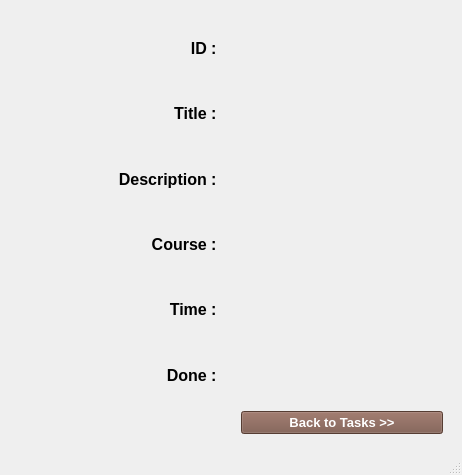
<?xml version="1.0" encoding="UTF-8"?>
<ui version="4.0">
 <class>MainWindow</class>
 <widget class="QMainWindow" name="MainWindow">
  <property name="geometry">
   <rect>
    <x>0</x>
    <y>0</y>
    <width>462</width>
    <height>475</height>
   </rect>
  </property>
  <property name="sizePolicy">
   <sizepolicy hsizetype="Fixed" vsizetype="Fixed">
    <horstretch>0</horstretch>
    <verstretch>0</verstretch>
   </sizepolicy>
  </property>
  <property name="windowTitle">
   <string>Detail</string>
  </property>
  <property name="windowIcon">
   <iconset>
    <normaloff>images/detail_icon.png</normaloff>images/detail_icon.png</iconset>
  </property>
  <widget class="QWidget" name="centralwidget">
   <property name="sizePolicy">
    <sizepolicy hsizetype="Fixed" vsizetype="Fixed">
     <horstretch>0</horstretch>
     <verstretch>0</verstretch>
    </sizepolicy>
   </property>
   <layout class="QGridLayout" name="gridLayout">
    <item row="0" column="0">
     <layout class="QGridLayout" name="gridLayout_2">
      <property name="leftMargin">
       <number>10</number>
      </property>
      <property name="topMargin">
       <number>10</number>
      </property>
      <property name="rightMargin">
       <number>10</number>
      </property>
      <property name="bottomMargin">
       <number>10</number>
      </property>
      <property name="horizontalSpacing">
       <number>20</number>
      </property>
      <property name="verticalSpacing">
       <number>7</number>
      </property>
      <item row="0" column="0">
       <widget class="QLabel" name="label_3">
        <property name="font">
         <font>
          <pointsize>12</pointsize>
          <bold>true</bold>
         </font>
        </property>
        <property name="text">
         <string>ID : </string>
        </property>
        <property name="alignment">
         <set>Qt::AlignmentFlag::AlignRight|Qt::AlignmentFlag::AlignTrailing|Qt::AlignmentFlag::AlignVCenter</set>
        </property>
       </widget>
      </item>
      <item row="4" column="1">
       <widget class="QLabel" name="time_label">
        <property name="font">
         <font>
          <pointsize>12</pointsize>
         </font>
        </property>
        <property name="text">
         <string/>
        </property>
       </widget>
      </item>
      <item row="7" column="0">
       <widget class="QLabel" name="label_5">
        <property name="font">
         <font>
          <pointsize>12</pointsize>
          <bold>true</bold>
         </font>
        </property>
        <property name="text">
         <string>Done : </string>
        </property>
        <property name="alignment">
         <set>Qt::AlignmentFlag::AlignRight|Qt::AlignmentFlag::AlignTrailing|Qt::AlignmentFlag::AlignVCenter</set>
        </property>
       </widget>
      </item>
      <item row="8" column="1">
       <widget class="QPushButton" name="back_btn">
        <property name="font">
         <font>
          <pointsize>10</pointsize>
          <bold>true</bold>
         </font>
        </property>
        <property name="styleSheet">
         <string notr="true">background-color: rgb(121, 85, 72);
color: rgb(255, 255, 255);</string>
        </property>
        <property name="text">
         <string>Back to Tasks &gt;&gt;</string>
        </property>
       </widget>
      </item>
      <item row="0" column="1">
       <widget class="QLabel" name="id_label">
        <property name="font">
         <font>
          <pointsize>12</pointsize>
         </font>
        </property>
        <property name="text">
         <string/>
        </property>
       </widget>
      </item>
      <item row="2" column="1">
       <widget class="QLabel" name="description_label">
        <property name="font">
         <font>
          <pointsize>12</pointsize>
         </font>
        </property>
        <property name="text">
         <string/>
        </property>
       </widget>
      </item>
      <item row="1" column="0">
       <widget class="QLabel" name="label">
        <property name="font">
         <font>
          <pointsize>12</pointsize>
          <bold>true</bold>
         </font>
        </property>
        <property name="text">
         <string>Title : </string>
        </property>
        <property name="alignment">
         <set>Qt::AlignmentFlag::AlignRight|Qt::AlignmentFlag::AlignTrailing|Qt::AlignmentFlag::AlignVCenter</set>
        </property>
       </widget>
      </item>
      <item row="4" column="0">
       <widget class="QLabel" name="label_4">
        <property name="font">
         <font>
          <pointsize>12</pointsize>
          <bold>true</bold>
         </font>
        </property>
        <property name="text">
         <string>Time : </string>
        </property>
        <property name="alignment">
         <set>Qt::AlignmentFlag::AlignRight|Qt::AlignmentFlag::AlignTrailing|Qt::AlignmentFlag::AlignVCenter</set>
        </property>
       </widget>
      </item>
      <item row="8" column="0">
       <layout class="QHBoxLayout" name="horizontalLayout"/>
      </item>
      <item row="2" column="0">
       <widget class="QLabel" name="label_2">
        <property name="font">
         <font>
          <pointsize>12</pointsize>
          <bold>true</bold>
         </font>
        </property>
        <property name="text">
         <string>Description : </string>
        </property>
        <property name="alignment">
         <set>Qt::AlignmentFlag::AlignRight|Qt::AlignmentFlag::AlignTrailing|Qt::AlignmentFlag::AlignVCenter</set>
        </property>
       </widget>
      </item>
      <item row="1" column="1">
       <widget class="QLabel" name="title_label">
        <property name="font">
         <font>
          <pointsize>12</pointsize>
         </font>
        </property>
        <property name="text">
         <string/>
        </property>
       </widget>
      </item>
      <item row="7" column="1">
       <widget class="QLabel" name="done_label">
        <property name="font">
         <font>
          <pointsize>12</pointsize>
         </font>
        </property>
        <property name="text">
         <string/>
        </property>
       </widget>
      </item>
      <item row="3" column="0">
       <widget class="QLabel" name="label_6">
        <property name="font">
         <font>
          <pointsize>12</pointsize>
          <bold>true</bold>
         </font>
        </property>
        <property name="mouseTracking">
         <bool>false</bool>
        </property>
        <property name="text">
         <string>Course : </string>
        </property>
        <property name="alignment">
         <set>Qt::AlignmentFlag::AlignRight|Qt::AlignmentFlag::AlignTrailing|Qt::AlignmentFlag::AlignVCenter</set>
        </property>
       </widget>
      </item>
      <item row="3" column="1">
       <widget class="QLabel" name="course_label">
        <property name="font">
         <font>
          <pointsize>12</pointsize>
         </font>
        </property>
        <property name="text">
         <string/>
        </property>
       </widget>
      </item>
     </layout>
    </item>
   </layout>
  </widget>
  <widget class="QMenuBar" name="menubar">
   <property name="geometry">
    <rect>
     <x>0</x>
     <y>0</y>
     <width>462</width>
     <height>33</height>
    </rect>
   </property>
  </widget>
  <widget class="QStatusBar" name="statusbar"/>
 </widget>
 <resources/>
 <connections/>
</ui>
